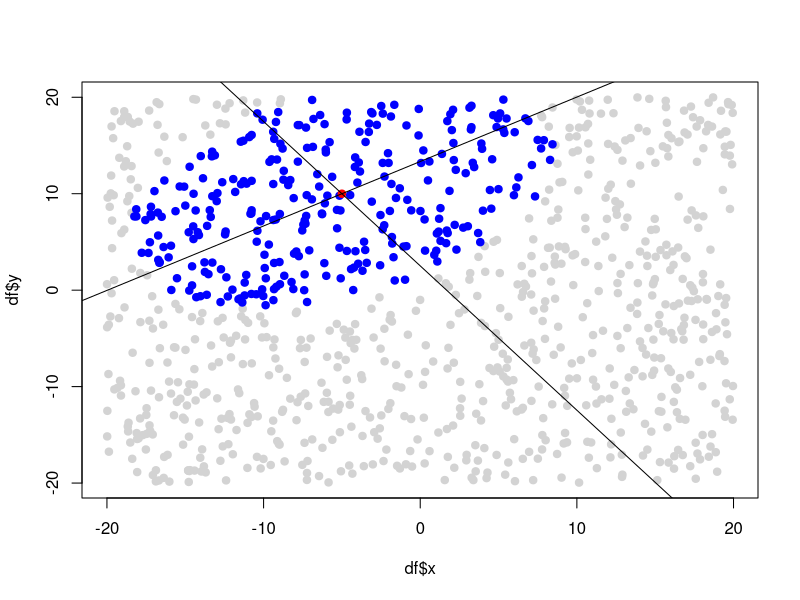

The R source for this figure:
length <- 20
width <- 20
n_points <- 1000

x_radius <- 15
y_radius <- 10
centre_loc <- c(-5, 10)
theta <- 3 * pi / 16

df <- data.frame(x = runif(n_points, -length, length), 
                 y = runif(n_points, -width, width), 
                 color = "lightgray")

for (i in seq(n_points)) {
  x <- df$x[i] - centre_loc[1]
  y <- df$y[i] - centre_loc[2]
  
  D <- ((cos(theta) * x + sin(theta) * y)/x_radius)^2 + 
       ((-sin(theta) * x + cos(theta) * y)/y_radius)^2
  if (D <= 1) {
    df$color[i] <- "blue"
  }
}

df[n_points + 1, ] <- list(centre_loc[1],
                           centre_loc[2],
                           "red")

plot(df$x, df$y, pch = 19, col = df$color)
abline(a=centre_loc[2] - tan(theta) * centre_loc[1], b=tan(theta), lty="solid")
abline(a=centre_loc[2] + 1/tan(theta) * centre_loc[1], b=-1/tan(theta), lty="solid")
